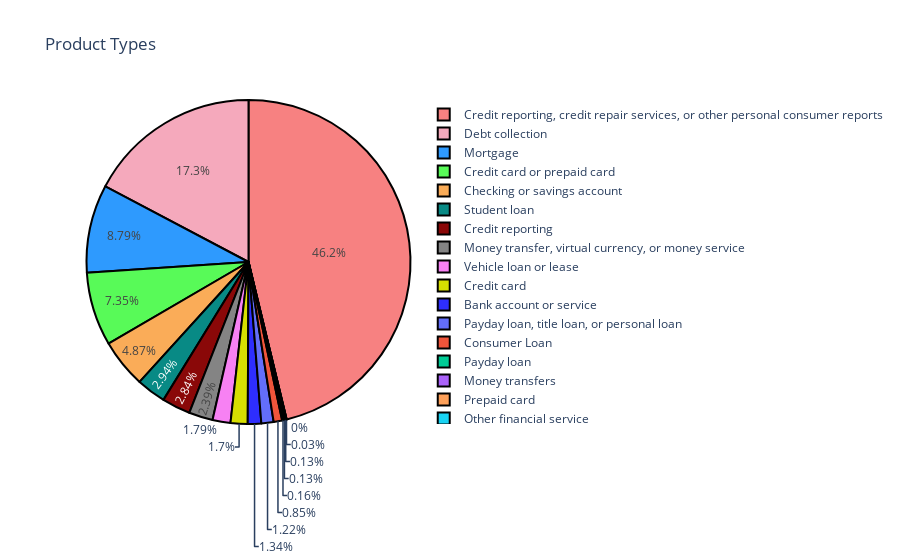

Write notebook code for a chart like this one.
### Markdown cell above
## Creates a pie chart for distribution of product complaints

### Code cell
init_notebook_mode(connected=True)

p_product_discussions = round(df["Product"].value_counts() / len(df["Product"]) * 100, 2)

labels = list(p_product_discussions.index)
values = p_product_discussions.values.tolist()
colors = ['#F78181', '#F5A9BC', '#2E9AFE', '#58FA58', '#FAAC58', '#088A85', 
          '#8A0808', '#848484', '#F781F3', '#D7DF01', '#2E2EFE']

product_pie = go.Pie(
    labels=labels,
    values=values,
    marker=dict(colors=colors, line=dict(color='#000000', width=2))
)

layout = go.Layout(title='Product Types')
fig = go.Figure(data=[product_pie], layout=layout)
iplot(fig)

### Figure 1 — Plotly figure (JSON) as saved in the notebook; plotly's stock layout.template omitted (floating-point values rounded to 4 significant figures)
{"data": [{"labels": ["Credit reporting, credit repair services, or other personal consumer reports", "Debt collection", "Mortgage", "Credit card or prepaid card", "Checking or savings account", "Student loan", "Credit reporting", "Money transfer, virtual currency, or money service", "Vehicle loan or lease", "Credit card", "Bank account or service", "Payday loan, title loan, or personal loan", "Consumer Loan", "Payday loan", "Money transfers", "Prepaid card", "Other financial service", "Virtual currency"], "marker": {"colors": ["#F78181", "#F5A9BC", "#2E9AFE", "#58FA58", "#FAAC58", "#088A85", "#8A0808", "#848484", "#F781F3", "#D7DF01", "#2E2EFE"], "line": {"color": "#000000", "width": 2}}, "type": "pie", "values": [46.22, 17.26, 8.79, 7.35, 4.87, 2.94, 2.84, 2.39, 1.79, 1.7, 1.34, 1.22, 0.85, 0.16, 0.13, 0.13, 0.03, 0]}], "layout": {"title": {"text": "Product Types"}}}
